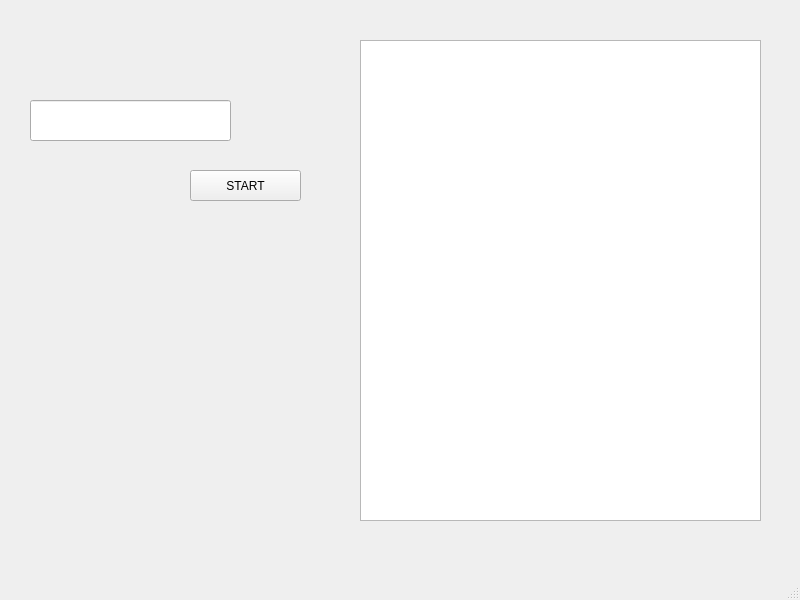
<?xml version="1.0" encoding="UTF-8"?>
<ui version="4.0">
 <class>MainWindow</class>
 <widget class="QMainWindow" name="MainWindow">
  <property name="geometry">
   <rect>
    <x>0</x>
    <y>0</y>
    <width>800</width>
    <height>600</height>
   </rect>
  </property>
  <property name="windowTitle">
   <string>MainWindow</string>
  </property>
  <widget class="QWidget" name="centralwidget">
   <widget class="QTextBrowser" name="textBrowser">
    <property name="geometry">
     <rect>
      <x>360</x>
      <y>40</y>
      <width>401</width>
      <height>481</height>
     </rect>
    </property>
    <property name="styleSheet">
     <string notr="true">color: rgb(0, 0, 0);</string>
    </property>
   </widget>
   <widget class="QLineEdit" name="data">
    <property name="geometry">
     <rect>
      <x>30</x>
      <y>100</y>
      <width>201</width>
      <height>41</height>
     </rect>
    </property>
    <property name="styleSheet">
     <string notr="true">color: rgb(0, 0, 0);</string>
    </property>
   </widget>
   <widget class="QPushButton" name="pushButton">
    <property name="geometry">
     <rect>
      <x>190</x>
      <y>170</y>
      <width>111</width>
      <height>31</height>
     </rect>
    </property>
    <property name="text">
     <string>START</string>
    </property>
   </widget>
  </widget>
  <widget class="QMenuBar" name="menubar">
   <property name="geometry">
    <rect>
     <x>0</x>
     <y>0</y>
     <width>800</width>
     <height>24</height>
    </rect>
   </property>
  </widget>
  <widget class="QStatusBar" name="statusbar"/>
 </widget>
 <resources/>
 <connections/>
</ui>
